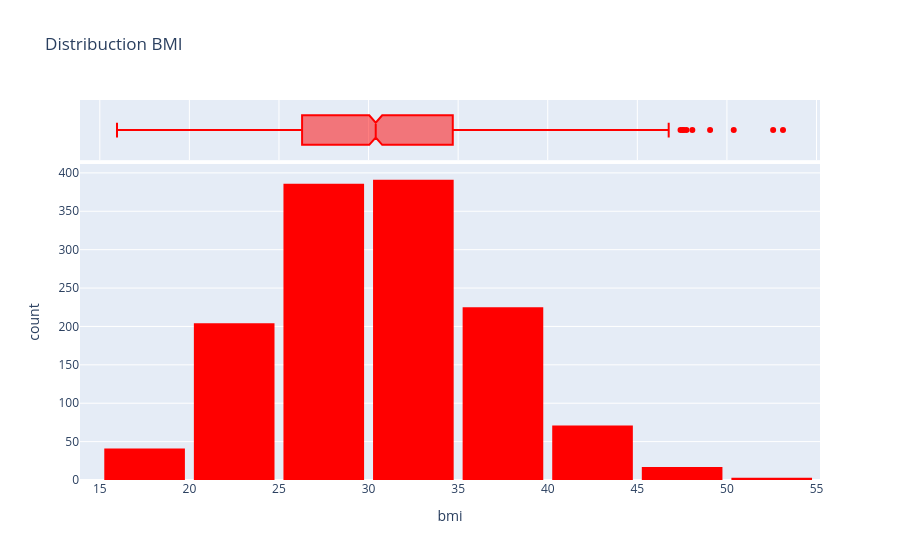

The notebook cell saved with this chart:
### Code cell
fig1=px.histogram(data_frame=df,
                  x='bmi',
                  marginal='box',
                  nbins=k,
                  title='Distribuction BMI',
                  color_discrete_sequence=['red'])
fig1.update_layout(bargap=0.1)
fig1.show()

### Figure 1 — Plotly figure (JSON) as saved in the notebook; plotly's stock layout.template omitted (floating-point values rounded to 4 significant figures; data arrays with more than 128 entries replaced by an {"elided": "..."} marker saying what was removed)
{"data": [{"bingroup": "x", "hovertemplate": "bmi=%{x}<br>count=%{y}<extra></extra>", "legendgroup": "", "marker": {"color": "red", "pattern": {"shape": ""}}, "name": "", "nbinsx": 11, "orientation": "v", "showlegend": false, "type": "histogram", "x": {"elided": "1338 float values"}, "xaxis": "x", "yaxis": "y"}, {"hovertemplate": "bmi=%{x}<extra></extra>", "legendgroup": "", "marker": {"color": "red"}, "name": "", "notched": true, "showlegend": false, "type": "box", "x": {"elided": "1338 float values"}, "xaxis": "x2", "yaxis": "y2"}], "layout": {"bargap": 0.1, "barmode": "relative", "legend": {"tracegroupgap": 0}, "title": {"text": "Distribuction BMI"}, "xaxis": {"anchor": "y", "domain": [0, 1], "title": {"text": "bmi"}}, "xaxis2": {"anchor": "y2", "domain": [0, 1], "matches": "x", "showgrid": true, "showticklabels": false}, "yaxis": {"anchor": "x", "domain": [0, 0.8316], "title": {"text": "count"}}, "yaxis2": {"anchor": "x2", "domain": [0.8416, 1], "matches": "y2", "showgrid": false, "showline": false, "showticklabels": false, "ticks": ""}}}
